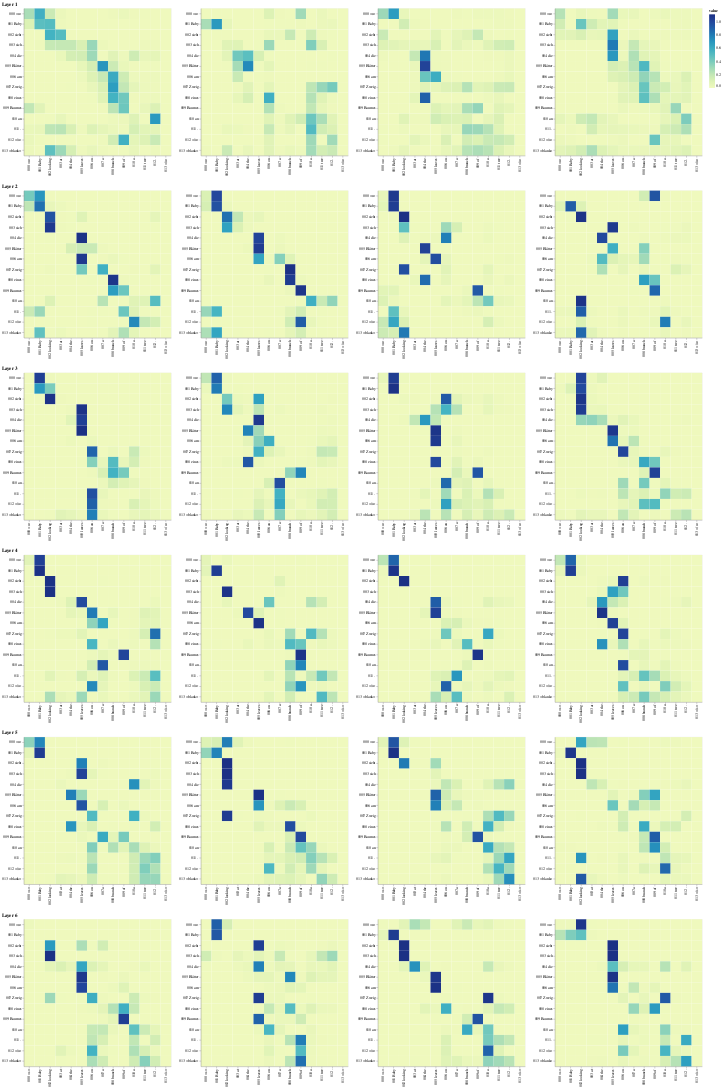

Notebook code cell kept with this figure:
### Markdown cell above
## Decoder Src Attention

### Code cell
def viz_decoder_src():
    model, example_data = run_model_example(n_examples=1)
    example = example_data[len(example_data) - 1]

    layer_viz = [
        visualize_layer(
            model,
            layer,
            get_decoder_src,
            max(len(example[1]), len(example[2])),
            example[1],
            example[2],
        )
        for layer in range(6)
    ]
    return alt.hconcat(
        layer_viz[0]
        & layer_viz[1]
        & layer_viz[2]
        & layer_viz[3]
        & layer_viz[4]
        & layer_viz[5]
    )


show_example(viz_decoder_src)

### Figure 1 — Vega-Lite specification as saved in the notebook (floating-point values rounded to 4 significant figures; data arrays with more than 128 entries replaced by an {"elided": "..."} marker saying what was removed)
{"config": {"view": {"continuousWidth": 400, "continuousHeight": 300}}, "hconcat": [{"vconcat": [{"hconcat": [{"data": {"name": "data-50fe9d8e3e677b748f8446deacbdf597"}, "mark": "rect", "encoding": {"color": {"type": "quantitative", "field": "value"}, "tooltip": [{"type": "quantitative", "field": "row"}, {"type": "quantitative", "field": "column"}, {"type": "quantitative", "field": "value"}, {"type": "nominal", "field": "row_token"}, {"type": "nominal", "field": "col_token"}], "x": {"type": "nominal", "axis": {"title": ""}, "field": "col_token"}, "y": {"type": "nominal", "axis": {"title": ""}, "field": "row_token"}}, "height": 400, "selection": {"selector102": {"type": "interval", "bind": "scales", "encodings": ["x", "y"]}}, "width": 400}, {"data": {"name": "data-ee9c59bfecfd19611c4729bc69d49d70"}, "mark": "rect", "encoding": {"color": {"type": "quantitative", "field": "value"}, "tooltip": [{"type": "quantitative", "field": "row"}, {"type": "quantitative", "field": "column"}, {"type": "quantitative", "field": "value"}, {"type": "nominal", "field": "row_token"}, {"type": "nominal", "field": "col_token"}], "x": {"type": "nominal", "axis": {"title": ""}, "field": "col_token"}, "y": {"type": "nominal", "axis": {"title": ""}, "field": "row_token"}}, "height": 400, "selection": {"selector104": {"type": "interval", "bind": "scales", "encodings": ["x", "y"]}}, "width": 400}, {"data": {"name": "data-d80852bd8d9d53fe14c065f8baa9df54"}, "mark": "rect", "encoding": {"color": {"type": "quantitative", "field": "value"}, "tooltip": [{"type": "quantitative", "field": "row"}, {"type": "quantitative", "field": "column"}, {"type": "quantitative", "field": "value"}, {"type": "nominal", "field": "row_token"}, {"type": "nominal", "field": "col_token"}], "x": {"type": "nominal", "axis": {"title": ""}, "field": "col_token"}, "y": {"type": "nominal", "axis": {"title": ""}, "field": "row_token"}}, "height": 400, "selection": {"selector106": {"type": "interval", "bind": "scales", "encodings": ["x", "y"]}}, "width": 400}, {"data": {"name": "data-f9378b0726f4949a009bc4673b46d73e"}, "mark": "rect", "encoding": {"color": {"type": "quantitative", "field": "value"}, "tooltip": [{"type": "quantitative", "field": "row"}, {"type": "quantitative", "field": "column"}, {"type": "quantitative", "field": "value"}, {"type": "nominal", "field": "row_token"}, {"type": "nominal", "field": "col_token"}], "x": {"type": "nominal", "axis": {"title": ""}, "field": "col_token"}, "y": {"type": "nominal", "axis": {"title": ""}, "field": "row_token"}}, "height": 400, "selection": {"selector108": {"type": "interval", "bind": "scales", "encodings": ["x", "y"]}}, "width": 400}]}, {"vconcat": [{"hconcat": [{"data": {"name": "data-f3191b506f1551d2e8cfe82e6b4cec70"}, "mark": "rect", "encoding": {"color": {"type": "quantitative", "field": "value"}, "tooltip": [{"type": "quantitative", "field": "row"}, {"type": "quantitative", "field": "column"}, {"type": "quantitative", "field": "value"}, {"type": "nominal", "field": "row_token"}, {"type": "nominal", "field": "col_token"}], "x": {"type": "nominal", "axis": {"title": ""}, "field": "col_token"}, "y": {"type": "nominal", "axis": {"title": ""}, "field": "row_token"}}, "height": 400, "selection": {"selector110": {"type": "interval", "bind": "scales", "encodings": ["x", "y"]}}, "width": 400}, {"data": {"name": "data-8ffaf33323810ea2f3abc6f473e28112"}, "mark": "rect", "encoding": {"color": {"type": "quantitative", "field": "value"}, "tooltip": [{"type": "quantitative", "field": "row"}, {"type": "quantitative", "field": "column"}, {"type": "quantitative", "field": "value"}, {"type": "nominal", "field": "row_token"}, {"type": "nominal", "field": "col_token"}], "x": {"type": "nominal", "axis": {"title": ""}, "field": "col_token"}, "y": {"type": "nominal", "axis": {"title": ""}, "field": "row_token"}}, "height": 400, "selection": {"selector112": {"type": "interval", "bind": "scales", "encodings": ["x", "y"]}}, "width": 400}, {"data": {"name": "data-de8817872eaf18df5d9c60e08c7925d1"}, "mark": "rect", "encoding": {"color": {"type": "quantitative", "field": "value"}, "tooltip": [{"type": "quantitative", "field": "row"}, {"type": "quantitative", "field": "column"}, {"type": "quantitative", "field": "value"}, {"type": "nominal", "field": "row_token"}, {"type": "nominal", "field": "col_token"}], "x": {"type": "nominal", "axis": {"title": ""}, "field": "col_token"}, "y": {"type": "nominal", "axis": {"title": ""}, "field": "row_token"}}, "height": 400, "selection": {"selector114": {"type": "interval", "bind": "scales", "encodings": ["x", "y"]}}, "width": 400}, {"data": {"name": "data-a3aca609d0d08fd9a073c467b3b798fd"}, "mark": "rect", "encoding": {"color": {"type": "quantitative", "field": "value"}, "tooltip": [{"type": "quantitative", "field": "row"}, {"type": "quantitative", "field": "column"}, {"type": "quantitative", "field": "value"}, {"type": "nominal", "field": "row_token"}, {"type": "nominal", "field": "col_token"}], "x": {"type": "nominal", "axis": {"title": ""}, "field": "col_token"}, "y": {"type": "nominal", "axis": {"title": ""}, "field": "row_token"}}, "height": 400, "selection": {"selector116": {"type": "interval", "bind": "scales", "encodings": ["x", "y"]}}, "width": 400}]}], "title": "Layer 2"}, {"vconcat": [{"hconcat": [{"data": {"name": "data-7b85b4104d209df5170fdecd73de2da6"}, "mark": "rect", "encoding": {"color": {"type": "quantitative", "field": "value"}, "tooltip": [{"type": "quantitative", "field": "row"}, {"type": "quantitative", "field": "column"}, {"type": "quantitative", "field": "value"}, {"type": "nominal", "field": "row_token"}, {"type": "nominal", "field": "col_token"}], "x": {"type": "nominal", "axis": {"title": ""}, "field": "col_token"}, "y": {"type": "nominal", "axis": {"title": ""}, "field": "row_token"}}, "height": 400, "selection": {"selector118": {"type": "interval", "bind": "scales", "encodings": ["x", "y"]}}, "width": 400}, {"data": {"name": "data-cddb7e4e5ddc3340ed0e6f3db93143c6"}, "mark": "rect", "encoding": {"color": {"type": "quantitative", "field": "value"}, "tooltip": [{"type": "quantitative", "field": "row"}, {"type": "quantitative", "field": "column"}, {"type": "quantitative", "field": "value"}, {"type": "nominal", "field": "row_token"}, {"type": "nominal", "field": "col_token"}], "x": {"type": "nominal", "axis": {"title": ""}, "field": "col_token"}, "y": {"type": "nominal", "axis": {"title": ""}, "field": "row_token"}}, "height": 400, "selection": {"selector120": {"type": "interval", "bind": "scales", "encodings": ["x", "y"]}}, "width": 400}, {"data": {"name": "data-ee57d69adb6628480bb0774dc31062c2"}, "mark": "rect", "encoding": {"color": {"type": "quantitative", "field": "value"}, "tooltip": [{"type": "quantitative", "field": "row"}, {"type": "quantitative", "field": "column"}, {"type": "quantitative", "field": "value"}, {"type": "nominal", "field": "row_token"}, {"type": "nominal", "field": "col_token"}], "x": {"type": "nominal", "axis": {"title": ""}, "field": "col_token"}, "y": {"type": "nominal", "axis": {"title": ""}, "field": "row_token"}}, "height": 400, "selection": {"selector122": {"type": "interval", "bind": "scales", "encodings": ["x", "y"]}}, "width": 400}, {"data": {"name": "data-863fe5aa9604dd996feff674b56ca5d3"}, "mark": "rect", "encoding": {"color": {"type": "quantitative", "field": "value"}, "tooltip": [{"type": "quantitative", "field": "row"}, {"type": "quantitative", "field": "column"}, {"type": "quantitative", "field": "value"}, {"type": "nominal", "field": "row_token"}, {"type": "nominal", "field": "col_token"}], "x": {"type": "nominal", "axis": {"title": ""}, "field": "col_token"}, "y": {"type": "nominal", "axis": {"title": ""}, "field": "row_token"}}, "height": 400, "selection": {"selector124": {"type": "interval", "bind": "scales", "encodings": ["x", "y"]}}, "width": 400}]}], "title": "Layer 3"}, {"vconcat": [{"hconcat": [{"data": {"name": "data-59c0053d59b928b21cf0810ea0aa963f"}, "mark": "rect", "encoding": {"color": {"type": "quantitative", "field": "value"}, "tooltip": [{"type": "quantitative", "field": "row"}, {"type": "quantitative", "field": "column"}, {"type": "quantitative", "field": "value"}, {"type": "nominal", "field": "row_token"}, {"type": "nominal", "field": "col_token"}], "x": {"type": "nominal", "axis": {"title": ""}, "field": "col_token"}, "y": {"type": "nominal", "axis": {"title": ""}, "field": "row_token"}}, "height": 400, "selection": {"selector126": {"type": "interval", "bind": "scales", "encodings": ["x", "y"]}}, "width": 400}, {"data": {"name": "data-a054b7bd4eb76bec22284f794808087c"}, "mark": "rect", "encoding": {"color": {"type": "quantitative", "field": "value"}, "tooltip": [{"type": "quantitative", "field": "row"}, {"type": "quantitative", "field": "column"}, {"type": "quantitative", "field": "value"}, {"type": "nominal", "field": "row_token"}, {"type": "nominal", "field": "col_token"}], "x": {"type": "nominal", "axis": {"title": ""}, "field": "col_token"}, "y": {"type": "nominal", "axis": {"title": ""}, "field": "row_token"}}, "height": 400, "selection": {"selector128": {"type": "interval", "bind": "scales", "encodings": ["x", "y"]}}, "width": 400}, {"data": {"name": "data-d976cadf83befbec8fd92c4dc479343c"}, "mark": "rect", "encoding": {"color": {"type": "quantitative", "field": "value"}, "tooltip": [{"type": "quantitative", "field": "row"}, {"type": "quantitative", "field": "column"}, {"type": "quantitative", "field": "value"}, {"type": "nominal", "field": "row_token"}, {"type": "nominal", "field": "col_token"}], "x": {"type": "nominal", "axis": {"title": ""}, "field": "col_token"}, "y": {"type": "nominal", "axis": {"title": ""}, "field": "row_token"}}, "height": 400, "selection": {"selector130": {"type": "interval", "bind": "scales", "encodings": ["x", "y"]}}, "width": 400}, {"data": {"name": "data-19572cd0ecb23b4fe60482e628d33dd9"}, "mark": "rect", "encoding": {"color": {"type": "quantitative", "field": "value"}, "tooltip": [{"type": "quantitative", "field": "row"}, {"type": "quantitative", "field": "column"}, {"type": "quantitative", "field": "value"}, {"type": "nominal", "field": "row_token"}, {"type": "nominal", "field": "col_token"}], "x": {"type": "nominal", "axis": {"title": ""}, "field": "col_token"}, "y": {"type": "nominal", "axis": {"title": ""}, "field": "row_token"}}, "height": 400, "selection": {"selector132": {"type": "interval", "bind": "scales", "encodings": ["x", "y"]}}, "width": 400}]}], "title": "Layer 4"}, {"vconcat": [{"hconcat": [{"data": {"name": "data-b4abb878feb9a8e54d29f728069329dc"}, "mark": "rect", "encoding": {"color": {"type": "quantitative", "field": "value"}, "tooltip": [{"type": "quantitative", "field": "row"}, {"type": "quantitative", "field": "column"}, {"type": "quantitative", "field": "value"}, {"type": "nominal", "field": "row_token"}, {"type": "nominal", "field": "col_token"}], "x": {"type": "nominal", "axis": {"title": ""}, "field": "col_token"}, "y": {"type": "nominal", "axis": {"title": ""}, "field": "row_token"}}, "height": 400, "selection": {"selector134": {"type": "interval", "bind": "scales", "encodings": ["x", "y"]}}, "width": 400}, {"data": {"name": "data-39481db6d3cb6420b2dad95bb6e8f59c"}, "mark": "rect", "encoding": {"color": {"type": "quantitative", "field": "value"}, "tooltip": [{"type": "quantitative", "field": "row"}, {"type": "quantitative", "field": "column"}, {"type": "quantitative", "field": "value"}, {"type": "nominal", "field": "row_token"}, {"type": "nominal", "field": "col_token"}], "x": {"type": "nominal", "axis": {"title": ""}, "field": "col_token"}, "y": {"type": "nominal", "axis": {"title": ""}, "field": "row_token"}}, "height": 400, "selection": {"selector136": {"type": "interval", "bind": "scales", "encodings": ["x", "y"]}}, "width": 400}, {"data": {"name": "data-80d4000e6502437568059556ca7feb4e"}, "mark": "rect", "encoding": {"color": {"type": "quantitative", "field": "value"}, "tooltip": [{"type": "quantitative", "field": "row"}, {"type": "quantitative", "field": "column"}, {"type": "quantitative", "field": "value"}, {"type": "nominal", "field": "row_token"}, {"type": "nominal", "field": "col_token"}], "x": {"type": "nominal", "axis": {"title": ""}, "field": "col_token"}, "y": {"type": "nominal", "axis": {"title": ""}, "field": "row_token"}}, "height": 400, "selection": {"selector138": {"type": "interval", "bind": "scales", "encodings": ["x", "y"]}}, "width": 400}, {"data": {"name": "data-aeb32171d3f4cc367b23fa74c4283692"}, "mark": "rect", "encoding": {"color": {"type": "quantitative", "field": "value"}, "tooltip": [{"type": "quantitative", "field": "row"}, {"type": "quantitative", "field": "column"}, {"type": "quantitative", "field": "value"}, {"type": "nominal", "field": "row_token"}, {"type": "nominal", "field": "col_token"}], "x": {"type": "nominal", "axis": {"title": ""}, "field": "col_token"}, "y": {"type": "nominal", "axis": {"title": ""}, "field": "row_token"}}, "height": 400, "selection": {"selector140": {"type": "interval", "bind": "scales", "encodings": ["x", "y"]}}, "width": 400}]}], "title": "Layer 5"}, {"vconcat": [{"hconcat": [{"data": {"name": "data-f5fb168289b970ea9adc9628b9bd557d"}, "mark": "rect", "encoding": {"color": {"type": "quantitative", "field": "value"}, "tooltip": [{"type": "quantitative", "field": "row"}, {"type": "quantitative", "field": "column"}, {"type": "quantitative", "field": "value"}, {"type": "nominal", "field": "row_token"}, {"type": "nominal", "field": "col_token"}], "x": {"type": "nominal", "axis": {"title": ""}, "field": "col_token"}, "y": {"type": "nominal", "axis": {"title": ""}, "field": "row_token"}}, "height": 400, "selection": {"selector142": {"type": "interval", "bind": "scales", "encodings": ["x", "y"]}}, "width": 400}, {"data": {"name": "data-b9c02b2b0a5e16ae048630d2eaf4eb4a"}, "mark": "rect", "encoding": {"color": {"type": "quantitative", "field": "value"}, "tooltip": [{"type": "quantitative", "field": "row"}, {"type": "quantitative", "field": "column"}, {"type": "quantitative", "field": "value"}, {"type": "nominal", "field": "row_token"}, {"type": "nominal", "field": "col_token"}], "x": {"type": "nominal", "axis": {"title": ""}, "field": "col_token"}, "y": {"type": "nominal", "axis": {"title": ""}, "field": "row_token"}}, "height": 400, "selection": {"selector144": {"type": "interval", "bind": "scales", "encodings": ["x", "y"]}}, "width": 400}, {"data": {"name": "data-fd9d974f2b530b243e929a3f484b24d3"}, "mark": "rect", "encoding": {"color": {"type": "quantitative", "field": "value"}, "tooltip": [{"type": "quantitative", "field": "row"}, {"type": "quantitative", "field": "column"}, {"type": "quantitative", "field": "value"}, {"type": "nominal", "field": "row_token"}, {"type": "nominal", "field": "col_token"}], "x": {"type": "nominal", "axis": {"title": ""}, "field": "col_token"}, "y": {"type": "nominal", "axis": {"title": ""}, "field": "row_token"}}, "height": 400, "selection": {"selector146": {"type": "interval", "bind": "scales", "encodings": ["x", "y"]}}, "width": 400}, {"data": {"name": "data-11867ea2c6300993fb99533fdedcf682"}, "mark": "rect", "encoding": {"color": {"type": "quantitative", "field": "value"}, "tooltip": [{"type": "quantitative", "field": "row"}, {"type": "quantitative", "field": "column"}, {"type": "quantitative", "field": "value"}, {"type": "nominal", "field": "row_token"}, {"type": "nominal", "field": "col_token"}], "x": {"type": "nominal", "axis": {"title": ""}, "field": "col_token"}, "y": {"type": "nominal", "axis": {"title": ""}, "field": "row_token"}}, "height": 400, "selection": {"selector148": {"type": "interval", "bind": "scales", "encodings": ["x", "y"]}}, "width": 400}]}], "title": "Layer 6"}], "title": "Layer 1"}], "$schema": "https://vega.github.io/schema/vega-lite/v4.8.1.json", "datasets": {"data-50fe9d8e3e677b748f8446deacbdf597": {"elided": "196 records"}, "data-ee9c59bfecfd19611c4729bc69d49d70": {"elided": "196 records"}, "data-d80852bd8d9d53fe14c065f8baa9df54": {"elided": "196 records"}, "data-f9378b0726f4949a009bc4673b46d73e": {"elided": "196 records"}, "data-f3191b506f1551d2e8cfe82e6b4cec70": {"elided": "196 records"}, "data-8ffaf33323810ea2f3abc6f473e28112": {"elided": "196 records"}, "data-de8817872eaf18df5d9c60e08c7925d1": {"elided": "196 records"}, "data-a3aca609d0d08fd9a073c467b3b798fd": {"elided": "196 records"}, "data-7b85b4104d209df5170fdecd73de2da6": {"elided": "196 records"}, "data-cddb7e4e5ddc3340ed0e6f3db93143c6": {"elided": "196 records"}, "data-ee57d69adb6628480bb0774dc31062c2": {"elided": "196 records"}, "data-863fe5aa9604dd996feff674b56ca5d3": {"elided": "196 records"}, "data-59c0053d59b928b21cf0810ea0aa963f": {"elided": "196 records"}, "data-a054b7bd4eb76bec22284f794808087c": {"elided": "196 records"}, "data-d976cadf83befbec8fd92c4dc479343c": {"elided": "196 records"}, "data-19572cd0ecb23b4fe60482e628d33dd9": {"elided": "196 records"}, "data-b4abb878feb9a8e54d29f728069329dc": {"elided": "196 records"}, "data-39481db6d3cb6420b2dad95bb6e8f59c": {"elided": "196 records"}, "data-80d4000e6502437568059556ca7feb4e": {"elided": "196 records"}, "data-aeb32171d3f4cc367b23fa74c4283692": {"elided": "196 records"}, "data-f5fb168289b970ea9adc9628b9bd557d": {"elided": "196 records"}, "data-b9c02b2b0a5e16ae048630d2eaf4eb4a": {"elided": "196 records"}, "data-fd9d974f2b530b243e929a3f484b24d3": {"elided": "196 records"}, "data-11867ea2c6300993fb99533fdedcf682": {"elided": "196 records"}}}
